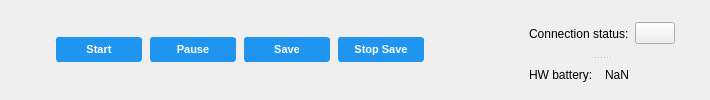
      <widget class="QWidget" name="CAN_2">
       <layout class="QHBoxLayout" name="horizontalLayout_18">
        <item>
         <spacer name="horizontalSpacer_13">
          <property name="orientation">
           <enum>Qt::Horizontal</enum>
          </property>
          <property name="sizeHint" stdset="0">
           <size>
            <width>44</width>
            <height>20</height>
           </size>
          </property>
         </spacer>
        </item>
        <item>
         <widget class="QPushButton" name="Stream">
          <property name="styleSheet">
           <string notr="true">QPushButton{
    font-family: &quot;Segoe UI&quot;;
    font-size: 8pt;
    border: 1px solid;
    border-color: rgb(31,149,239);
    border-radius: 3px; 
    padding-right: 10px; 
    padding-left: 10px;
    padding-top: 5px;
    padding-bottom: 5px;
    background-color: rgb(31,149,239);
    color: white;
    font: bold;
    width: 64px;
	margin: 1px;
}
QPushButton:hover {
    border: 1px solid;
    border-radius: 3px;
    border-color: rgb(33, 77, 115);
}
QPushButton:focus {
    outline-color: transparent;
    border: 2px solid;
    border-color: rgb(151, 195, 243);
	margin: 0px;
}
QPushButton:pressed{
    background-color: rgb(52, 113, 173);
}</string>
          </property>
          <property name="text">
           <string>Start</string>
          </property>
         </widget>
        </item>
        <item>
         <widget class="QPushButton" name="Pause">
          <property name="styleSheet">
           <string notr="true">QPushButton{
    font-family: &quot;Segoe UI&quot;;
    font-size: 8pt;
    border: 1px solid;
    border-color: rgb(31,149,239);
    border-radius: 3px; 
    padding-right: 10px; 
    padding-left: 10px;
    padding-top: 5px;
    padding-bottom: 5px;
    background-color: rgb(31,149,239);
    color: white;
    font: bold;
    width: 64px;
	margin: 1px;
}
QPushButton:hover {
    border: 1px solid;
    border-radius: 3px;
    border-color: rgb(33, 77, 115);
}
QPushButton:focus {
    outline-color: transparent;
    border: 2px solid;
    border-color: rgb(151, 195, 243);
	margin: 0px;
}
QPushButton:pressed{
    background-color: rgb(52, 113, 173);
}</string>
          </property>
          <property name="text">
           <string>Pause</string>
          </property>
         </widget>
        </item>
        <item>
         <widget class="QPushButton" name="Save_to_CSV">
          <property name="styleSheet">
           <string notr="true">QPushButton{
    font-family: &quot;Segoe UI&quot;;
    font-size: 8pt;
    border: 1px solid;
    border-color: rgb(31,149,239);
    border-radius: 3px; 
    padding-right: 10px; 
    padding-left: 10px;
    padding-top: 5px;
    padding-bottom: 5px;
    background-color: rgb(31,149,239);
    color: white;
    font: bold;
    width: 64px;
	margin: 1px;
}
QPushButton:hover {
    border: 1px solid;
    border-radius: 3px;
    border-color: rgb(33, 77, 115);
}
QPushButton:focus {
    outline-color: transparent;
    border: 2px solid;
    border-color: rgb(151, 195, 243);
	margin: 0px;
}
QPushButton:pressed{
    background-color: rgb(52, 113, 173);
}</string>
          </property>
          <property name="text">
           <string>Save</string>
          </property>
         </widget>
        </item>
        <item>
         <widget class="QPushButton" name="Stop_Save">
          <property name="styleSheet">
           <string notr="true">QPushButton{
    font-family: &quot;Segoe UI&quot;;
    font-size: 8pt;
    border: 1px solid;
    border-color: rgb(31,149,239);
    border-radius: 3px; 
    padding-right: 10px; 
    padding-left: 10px;
    padding-top: 5px;
    padding-bottom: 5px;
    background-color: rgb(31,149,239);
    color: white;
    font: bold;
    width: 64px;
	margin: 1px;
}
QPushButton:hover {
    border: 1px solid;
    border-radius: 3px;
    border-color: rgb(33, 77, 115);
}
QPushButton:focus {
    outline-color: transparent;
    border: 2px solid;
    border-color: rgb(151, 195, 243);
	margin: 0px;
}
QPushButton:pressed{
    background-color: rgb(52, 113, 173);
}</string>
          </property>
          <property name="text">
           <string>Stop Save</string>
          </property>
         </widget>
        </item>
        <item>
         <spacer name="horizontalSpacer_12">
          <property name="orientation">
           <enum>Qt::Horizontal</enum>
          </property>
          <property name="sizeHint" stdset="0">
           <size>
            <width>98</width>
            <height>17</height>
           </size>
          </property>
         </spacer>
        </item>
        <item>
         <widget class="QSplitter" name="splitter_4">
          <property name="autoFillBackground">
           <bool>false</bool>
          </property>
          <property name="styleSheet">
           <string notr="true">QWidget{
boder: 1px solid;
}</string>
          </property>
          <property name="frameShape">
           <enum>QFrame::NoFrame</enum>
          </property>
          <property name="lineWidth">
           <number>10</number>
          </property>
          <property name="orientation">
           <enum>Qt::Vertical</enum>
          </property>
          <widget class="QWidget" name="layoutWidget_7">
           <layout class="QHBoxLayout" name="horizontalLayout_16">
            <item>
             <widget class="QLabel" name="label_13">
              <property name="text">
               <string>Connection status:</string>
              </property>
             </widget>
            </item>
            <item>
             <widget class="QPushButton" name="status_connect_3">
              <property name="text">
               <string/>
              </property>
              <property name="icon">
               <iconset resource="resources.qrc">
                <normaloff>:/images/yellow_status.png</normaloff>
                <normalon>:/images/green_status.png</normalon>:/images/yellow_status.png</iconset>
              </property>
              <property name="iconSize">
               <size>
                <width>12</width>
                <height>12</height>
               </size>
              </property>
             </widget>
            </item>
           </layout>
          </widget>
          <widget class="QWidget" name="layoutWidget_8">
           <layout class="QHBoxLayout" name="horizontalLayout_17">
            <property name="spacing">
             <number>6</number>
            </property>
            <item>
             <widget class="QLabel" name="label_14">
              <property name="text">
               <string>HW battery:</string>
              </property>
             </widget>
            </item>
            <item>
             <widget class="QLabel" name="battery_percent_6">
              <property name="text">
               <string>NaN</string>
              </property>
             </widget>
            </item>
           </layout>
          </widget>
         </widget>
        </item>
        <item>
         <spacer name="horizontalSpacer_14">
          <property name="orientation">
           <enum>Qt::Horizontal</enum>
          </property>
          <property name="sizeType">
           <enum>QSizePolicy::Fixed</enum>
          </property>
          <property name="sizeHint" stdset="0">
           <size>
            <width>24</width>
            <height>20</height>
           </size>
          </property>
         </spacer>
        </item>
       </layout>
      </widget>
